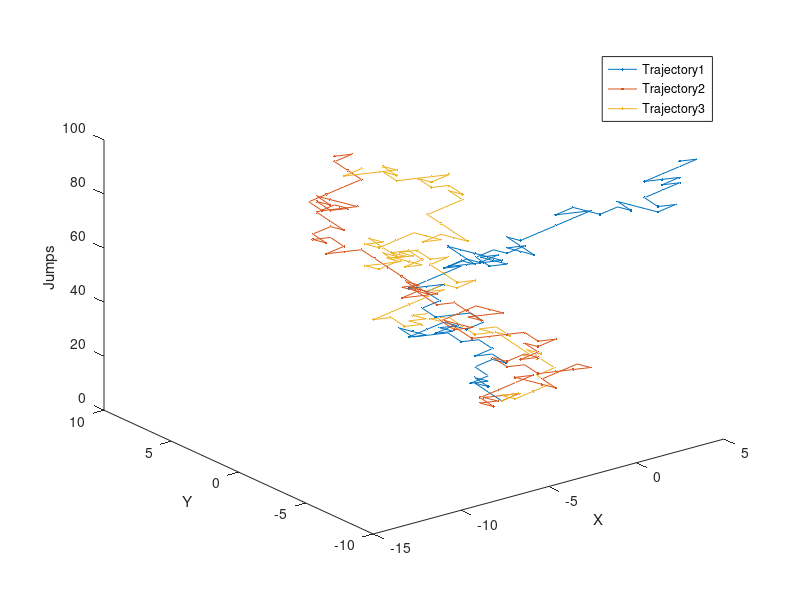
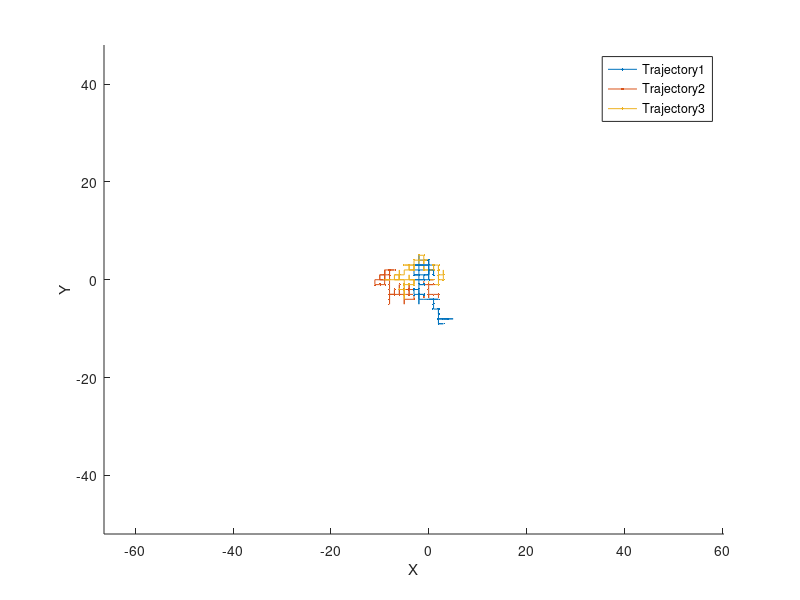
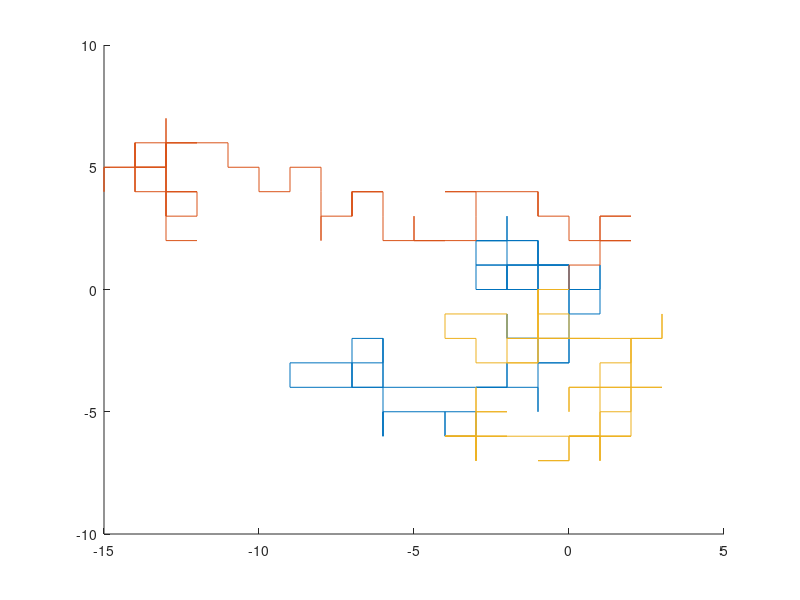

Write the MATLAB code that produced these figures, in order. (Note: this script raises an error after producing the figures.)
% Vasco Costa - 97746

%% part 1
%% task 1.1
close all
clear all
clc
trajectories = 3;
num_jumps = 100;

position = zeros(2,num_jumps,trajectories);
for times=1:trajectories
    for jump=2:num_jumps+1
        dir = rand();
        mov_x = 0;
        mov_y = 0;
        if dir < 0.25
            mov_x = 1;
        elseif dir < 0.5
            mov_x = -1;
        elseif dir < 0.75
            mov_y = 1;
        else
            mov_y = -1;
        end
        position(1,jump,times) = position(1,jump-1,times) + mov_x;
        position(2,jump,times) = position(2,jump-1,times) - mov_y;
    end
end

figure
hold on
for i=1:trajectories
    plot(position(1,:,i),position(2,:,i))
end
%% task 1.1 version 2
close all
clear all
clc
trajectories = 3;
num_jumps = 100;

position = zeros(3,num_jumps+1,trajectories);
for times=1:trajectories
    for jump=2:num_jumps+1
        dir = rand();
        mov_x = 0;
        mov_y = 0;
        if dir < 0.25
            mov_x = 1;
        elseif dir < 0.5
            mov_x = -1;
        elseif dir < 0.75
            mov_y = 1;
        else
            mov_y = -1;
        end
        position(1,jump,times) = position(1,jump-1,times) + mov_x;
        position(2,jump,times) = position(2,jump-1,times) - mov_y;
        position(3,jump,times) = jump-1;
    end
end

figure
Legend = cell(trajectories,1);
for i=1:trajectories
    plot3(position(1,:,i),position(2,:,i),position(3,:,i),'.-')
    Legend{i} = strcat('Trajectory ',num2str(i));
    hold on
end
legend(Legend)
xlabel("X")
ylabel("Y")
zlabel("Jumps")
view(3)
saveas(gcf,"task_1_1_3d.png",'png')
view(2)
axis equal
saveas(gcf,"task_1_1_plano.png",'png')
%% task 1.2
clear all
close all
clc

tic
t_f = [50000 50001];
t_f = [5000 5001];
t_f = [500 501];

N = 1E5;
end_point_even = nan(N,2);
end_point_odd  = nan(N,2);

tic
parfor rep=1:N
    point = zeros(1,2);
    end_point_even(rep,:) = random_walk_2D(point,t_f(1));
    end_point_odd(rep,:)  = random_walk_2D(point,t_f(2));
end
toc
end_point = [end_point_even;end_point_odd];
[counts, number] = groupcounts(end_point);

counts = counts/N;

events_x = number{1};
events_y = number{2};
count_events = 0.5*counts;

plot3(events_x,events_y,count_events,'r.')
hold on
x_points = (-t_f(1):t_f(1))./10';
y_points = x_points;
[X,Y] = meshgrid(-2.5*sqrt(t_f(1)):1:2.5*sqrt(t_f(1)));
Z = 1/(pi*mean(t_f))*exp(-(X.^2 +Y.^2)/mean(t_f));
surface(X,Y,Z)

xlabel("X")
ylabel("Y")
zlabel("Probability")
legend('Experimental','Theory')
view(3)
saveas(gcf,['task_1_2_3d_',num2str(t_f(1)),'.png'],'png')
view([20 15])
saveas(gcf,['task_1_2_3d_2_',num2str(t_f(1)),'.png'],'png')
%contas
normalization = sum(count_events);
disp(['normalização: ',num2str(normalization)])
disp(['Esperado: ','1'])

average_x = sum(events_x.*count_events);
average_y = sum(events_y.*count_events);
disp(['average x: ',num2str(average_x)])
disp(['average y: ',num2str(average_y)])
disp(['Esperado: ','0'])

variance = sum((events_x.^2+events_y.^2).*count_events);
disp(['Varience: ',num2str(variance)])
disp(['Esperado: ',num2str(mean(t_f))])


%% task 2
%% task 2.1
clear all
close all
clc

x_b = -30;
%x_b = -50;
delta_t = 10;
N = 50E3;
%N = 50E4;
limit = N+1;

step = nan(N,1);
tic
parfor i=1:N
    point = zeros(1,2);
    step(i) = random_walk_2D_x_boundary(point,x_b,limit);
end
toc

[num_times, edges] = histcounts(step,'BinWidth',delta_t);

f = num_times/N;

s = nan(1,length(edges)-1);
abc = 1-sum(f);
for i=1:length(edges)-1
    s(i) = abc + sum(f(i:end));
end
x_0=0;
D=1/4;
t=edges(1:end-1)+delta_t/2;

S = erf(abs(x_b-x_0)./(2.*sqrt(D.*t)));
S_approx = abs(x_b-x_0)./sqrt(pi.*D.*t);

F = abs(x_b-x_0)./(2.*sqrt(pi.*D.*t.^3)).*exp(-(x_b-x_0).^2./(4.*D.*t));
F_approx = abs(x_b-x_0)./(2.*sqrt(pi.*D.*t.^3));

figure
plot(log(t),log(f),'.')
hold on
plot(log(t),log(F_approx))
plot(log(t),log(F))
xlabel("ln(t)")
ylabel("ln(F)")
legend("Experimental","Approximated","Theoretical")

saveas(gcf,['task_2_1_f_',num2str(x_b),'_',num2str(N),'.png'],'png')

figure
plot(log(t),s,'o')
hold on
plot(log(t),S_approx)
plot(log(t),S)
xlabel("ln(t)")
ylabel("ln(S)")
ylim([0 1.5])
legend("Experimental","Approximated","Theoretical")
saveas(gcf,['task_2_1_s_',num2str(x_b),'_',num2str(N),'.png'],'png')

figure
plot(t(1:100),log(f(1:100)),'.')
hold on
plot(t(1:100),log(F_approx(1:100)))
plot(t(1:100),log(F(1:100)))
xlabel("t")
ylabel("ln(F)")
legend("Experimental","Approximated","Theoretical")
[a,b] = max(F);
disp(num2str(t(b)))
%% part 3
%% part 3.1
clear all
close all
clc

mu = [1.6 2 2.6];
l_max = 1000;
N = 1000;
trajectories = length(mu);

position = zeros(3,N+1,trajectories);
for i=1:trajectories
    for j=2:N+1
        r = rand();
        l = (1-r*(1-l_max^(1-mu(i))))^(1/(1-mu(i)));
        phi = 2*pi*rand();
        position(1,j,i) = position(1,j-1,i)+l*cos(phi);
        position(2,j,i) = position(2,j-1,i)+l*sin(phi);
        position(3,j,i) = j-1;
    end
end

figure
Legend = cell(trajectories,1);
for i=1:trajectories
    plot3(position(1,:,i),position(2,:,i),position(3,:,i),'.-')
    Legend{i} = strcat('mu=',num2str(mu(i)));
    hold on
end
legend(Legend,'location','bestoutside')
xlabel("X")
ylabel("Y")
zlabel("Jumps")
view(3)
saveas(gcf,"task_3_1_3d.png",'png')
view(2)
saveas(gcf,"task_3_1_plano.png",'png')

position_random_walk = zeros(3,N+1,trajectories);
for i=1:trajectories
    for j=2:N+1
        dir = rand();
        mov_x = 0;
        mov_y = 0;
        if dir < 0.25
            mov_x = 1;
        elseif dir < 0.5
            mov_x = -1;
        elseif dir < 0.75
            mov_y = 1;
        else
            mov_y = -1;
        end
        position_random_walk(1,j,i) = position_random_walk(1,j-1,i) + mov_x;
        position_random_walk(2,j,i) = position_random_walk(2,j-1,i) - mov_y;
        position_random_walk(3,j,i) = j-1;
    end
end
figure
Legend = cell(2*trajectories,1);
counter=1;
for i=1:trajectories
    plot3(position(1,:,i),position(2,:,i),position(3,:,i),'.-')
    Legend{counter} = strcat('mu=',num2str(mu(i)));
    counter = counter+1;
    hold on
end
for i=1:trajectories
    plot3(position_random_walk(1,:,i),position_random_walk(2,:,i),position_random_walk(3,:,i),'.-')
    Legend{counter} = strcat('R',num2str(i));
    counter = counter+1;
    hold on
end
view(2)
legend(Legend,'location','bestoutside')
xlabel("X")
ylabel("Y")
zlabel("Jumps")
view(3)
saveas(gcf,"task_3_1_3d_r.png",'png')
view(2)
saveas(gcf,"task_3_1_plano_r.png",'png')

figure
Legend = cell(2*trajectories-1,1);
counter = 1;
for i=2:trajectories
    plot3(position(1,:,i),position(2,:,i),position(3,:,i),'.-')
    Legend{counter} = strcat('mu=',num2str(mu(i)));
    counter = counter+1;
    hold on
end
for i=1:trajectories
    plot3(position_random_walk(1,:,i),position_random_walk(2,:,i),position_random_walk(3,:,i),'.-')
    Legend{counter} = strcat('R',num2str(i));
    counter = counter+1;
    hold on
end
view(2)
legend(Legend,'location','bestoutside')
xlabel("X")
ylabel("Y")
zlabel("Jumps")
view(3)
saveas(gcf,"task_3_1_3d_r_2.png",'png')
view(2)
saveas(gcf,"task_3_1_plano_r_2.png",'png')

figure
Legend = cell(2*trajectories-2,1);
counter = 1;
for i=3:trajectories
    plot3(position(1,:,i),position(2,:,i),position(3,:,i),'.-')
    Legend{counter} = strcat('mu=',num2str(mu(i)));
    counter = counter+1;
    hold on
end
for i=1:trajectories
    plot3(position_random_walk(1,:,i),position_random_walk(2,:,i),position_random_walk(3,:,i),'.-')
    Legend{counter} = strcat('R',num2str(i));
    counter = counter+1;
    hold on
end
view(2)
legend(Legend,'location','bestoutside')
xlabel("X")
ylabel("Y")
zlabel("Jumps")
view(3)
saveas(gcf,"task_3_1_3d_r_3.png",'png')
axis equal
view(2)
saveas(gcf,"task_3_1_plano_r_3.png",'png')
%% task 3.2
clear all
close all
clc

mu = [1.6 2 2.6];
l_max = 1000;
N = 10E5;
num_mu = length(mu);

l = zeros(N+1,num_mu);
for i=1:num_mu
    for j=1:N+1
        r = rand();
        l(j,i) = (1-r*(1-l_max^(1-mu(i))))^(1/(1-mu(i)));
    end
end

l_theory = linspace(1,l_max,N+1);
C = zeros(1,num_mu);
P = zeros(N+1,num_mu);
for i=1:num_mu
    C(i) = (mu(i)-1)/(1-l_max^(1-mu(i)));
    P(:,i) = C(i).*l_theory.^(-mu(i));
end

for i=1:num_mu
figure
sgtitle(['\mu=', num2str(mu(i)), newline,'l_{max}=',num2str(l_max)])

%subplot(1,2,1)
h = histogram(l(:,i),'BinWidth',1,'Normalization','probability');
hold on
plot(l_theory,P(:,i),'r.')
xlabel('l')
ylabel('Probabilities')
xlim([0 10]),ylim([0 1])
legend('P_{experimental}','P_{Lévy}')

width=800;
height=400;
set(gcf,'position',[10,10,width,height])

saveas(gcf,['task_3_2_',num2str(mu(i)),'_',num2str(l_max),'.png'],'png')
end

%% task 3.3
clear all
close all
clc

mu = [1.6 2 2.6];
l_max = 1000;
N = 1E5;
for i=1:length(mu)
    position = zeros(N,2);
    c_mu=mu(i);
    parfor rep=1:N
        point = zeros(1,2);
        for j=1:N
            r = rand();
            l = (1-r*(1-l_max^(1-c_mu)))^(1/(1-c_mu));
            phi = 2*pi*rand();
            point(1) = point(1)+l*cos(phi);
            point(2) = point(2)+l*sin(phi);
        end
        position(rep,:)=round(point,-1);
    end
    [counts, number] = groupcounts(position);

    counts = counts/N;
    events_x = number{1};
    events_y = number{2};
    figure
    plot3(events_x,events_y,counts,'.')
    hold on
    mesh(zeros(2))
    xlabel('X')
    ylabel('Y')
    zlabel('Probability')
    axis tight
    view([260 10])
    saveas(gcf,['task_3_3_1_',num2str(mu(i)),'.png'],'png')

    figure
    plot3(events_x,events_y,counts,'.')
    hold on
    mesh(zeros(2))
    xlabel('X')
    ylabel('Y')
    zlabel('Probability')
    axis tight
    view([20 10])
    saveas(gcf,['task_3_3_2_',num2str(mu(i)),'.png'],'png')
end

%% end
close all
%% functions

%% function for task 1.1
function point = random_walk_2D(point,tf)
for i=1:tf
A = randi([1 4]);
mov_x = 0; mov_y = 0;
if A==1
    mov_y = 1;
elseif A==2
    mov_x = 1;
elseif A==3
    mov_y = -1;
else
    mov_x = -1;
end
point(1) = point(1) + mov_x;
point(2) = point(2) + mov_y;
end
end 

%% function for task 2.1
function step = random_walk_2D_x_boundary(point,boundary,limit_tf)
step = nan;
for i=1:limit_tf
A = randi([1 4]);
mov_x = 0; mov_y = 0;
if A==1
    mov_y = 1;
elseif A==2
    mov_x = 1;
elseif A==3
    mov_y = -1;
else
    mov_x = -1;
end
point(1) = point(1) + mov_x;
point(2) = point(2) + mov_y;
if point(1) == boundary
    step = i;
    return
end
end
end